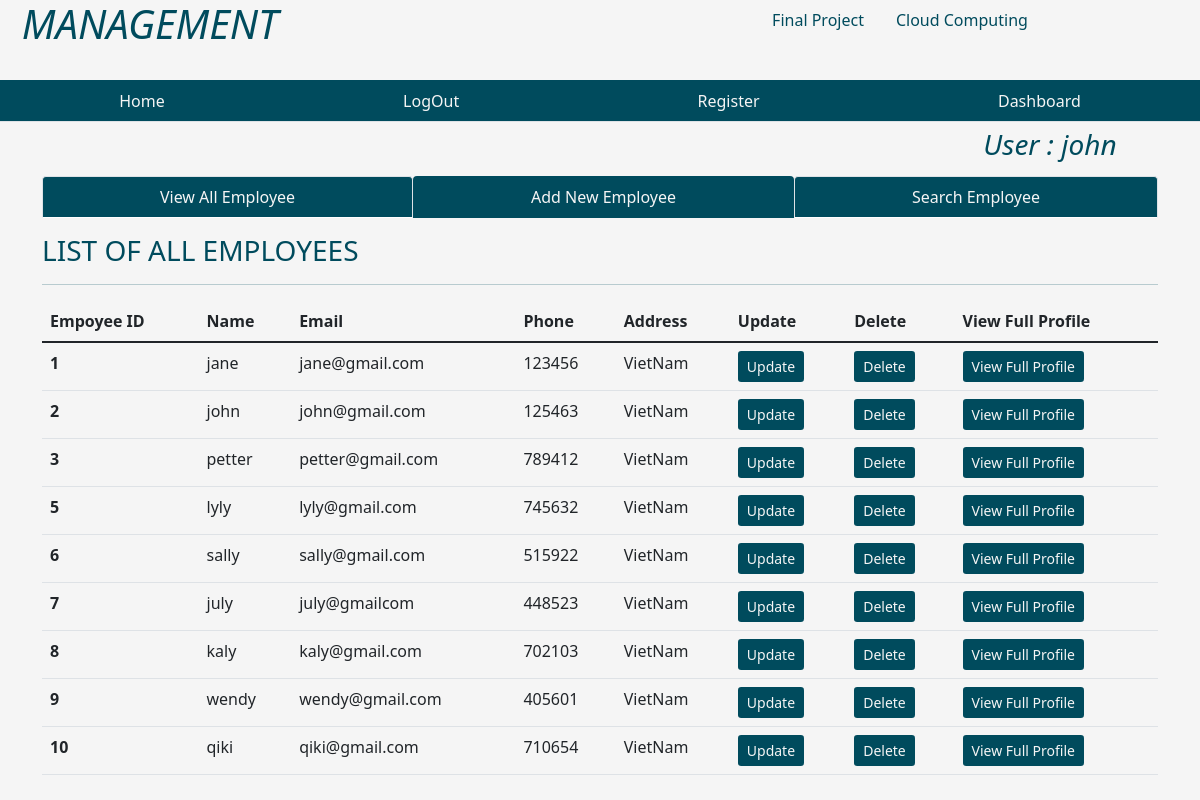
The app's page /dashboard (signed in) with its own data.
### tables this page shows
CREATE TABLE users( id integer primary key AUTOINCREMENT, name text not null, password text not null, admin boolean not null DEFAULT '0');

CREATE TABLE emp ( empid integer primary key AUTOINCREMENT, name text not null, email text, phone integer, address text, joining_date timestamp DEFAULT CURRENT_TIMESTAMP,  total_projects integer default 1, total_test_case integer DEFAULT 1, total_defects_found integer DEFAULT 1, total_defects_pending integer DEFAULT 1 );

### app.py (the view)
@app.route('/dashboard')
def dashboard():
    user = get_current_user()
    db = get_database()
    emp_cur = db.execute('select * from emp')
    allemp = emp_cur.fetchall()
    return render_template('dashboard.html', user = user, allemp = allemp)

### app.py (called while the page is built)
@app.teardown_appcontext
def close_database(error):
    if hasattr(g, 'crudapplication_db'):
        g.crudapplication_db.close()

def get_current_user():
    user = None
    if 'user' in session:
        user = session['user']
        db = get_database()
        user_cur = db.execute('select * from users where name = ?', [user])
        user = user_cur.fetchone()
    return user

### database.py (called while the page is built)
def connect_to_database():
    sql = sqlite3.connect('./crudapplication.db')
    sql.row_factory = sqlite3.Row
    return sql

def get_database():
    if not hasattr(g, 'crudapplication_db'):
        g.crudapplication_db = connect_to_database()
    return g.crudapplication_db

### templates/dashboard.html (shortened to what this page needs)
{% from "showlinks.html" import show_links, showsocialmedialinks %}
<!DOCTYPE html>
<html lang="en">
<head>
    <link href="https://cdn.jsdelivr.net/npm/bootstrap@5.1.3/dist/css/bootstrap.min.css" rel="stylesheet">
    <link rel="stylesheet" href="{{ url_for('static', filename='dashboard.css')}}" type = "text/css">
</head>
<body>
      <div class="parent">
        <div class="child child1">
            <h1 class="text-center"><i>MANAGEMENT</i></h1>
        </div>
        <div class="child child2">
          {{ showsocialmedialinks() }}
        </div>
        <div class="child child3">
          {{ show_links() }}
        </div>
        <div class="child child5">
          {% if user %}
            <h3 class="m-2"><i>User : {{user['name']}}</i></h3>
          {% endif %}
        </div>
        <div class="child child6  container" style="color:rgb(0, 75, 93);">
            <ul class="nav nav-tabs nav-fill mb-3">
                <li class="nav-item">
                  <a class="nav-link active" aria-current="page" href="{{ url_for('dashboard')}}" style=" background-color:rgb(0, 75, 93); color:whitesmoke;">View All Employee</a>
                </li>
                <li class="nav-item">
                  <a class="nav-link" style=" background-color:rgb(0, 75, 93); color:whitesmoke;" href="{{ url_for('addnewemployee')}}">Add New Employee</a>
                </li>
                <li class="nav-item">
                  <a class="nav-link active" aria-current="page" style=" background-color:rgb(0, 75, 93); color:whitesmoke;" href="{{ url_for('searchemployee')}}">Search Employee</a>
                </li>
              </ul>
              <div class="table-responsive-lg caption-top">
                <caption><h3>LIST OF ALL EMPLOYEES</h3></caption>
                <hr>
                <table class="table">
                    <thead>
                        <tr>
                          <th scope="col">Empoyee ID</th>
                          <th scope="col">Name</th>
                          <th scope="col">Email</th>
                          <th scope="col">Phone</th>
                          <th scope="col">Address</th>
                          <th scope="col">Update</th>
                          <th scope="col">Delete</th>
                          <th scope="col">View Full Profile</th>
                        </tr>
                      </thead>
                      {% if session.user %}
                      <tbody>
                        {% for emp in allemp %}
                        <tr>
                          <th scope="row">{{ emp['empid'] }} </th>
                          <td>{{ emp['name'] }}</td>
                          <td>{{ emp['email'] }}</td>
                          <td>{{ emp['phone'] }}</td>
                          <td>{{ emp['address'] }}</td>
                          <td><a class="btn btn-sm" style="background-color:rgb(0, 75, 93); color:whitesmoke;" href="{{ url_for('fetchone', empid = emp['empid'] )}}">Update</a></td>
                          <td><a class="btn btn-sm" style="background-color:rgb(0, 75, 93); color:whitesmoke;" href="{{ url_for('deleteemp', empid = emp['empid'] )}}">Delete</a></td>
                          <td><a class="btn btn-sm" style="background-color:rgb(0, 75, 93); color:whitesmoke;" href="{{ url_for('singleemployee', empid = emp['empid'] )}}">View Full Profile</a></td>
                        </tr>
                        {% endfor %}
                      </tbody>
                      {% endif %}
                </table>
              </div>
        </div>
      </div>
</body>
</html>

### templates/showlinks.html
{% macro  show_links()  %}
<ul class="nav nav-tabs nav-fill" style="background-color:rgb(0, 75, 93);">
    <li class="nav-item">
      <a class="nav-link" style="color:whitesmoke;" href="{{url_for('index')}}">Home</a>
    </li>
    {% if session.user %}
      <li class="nav-item">
        <a class="nav-link"   style="color:whitesmoke;" href="{{url_for('logout')}}">LogOut</a>
      </li>
    {% else %}
      <li class="nav-item">
        <a class="nav-link" style="color:whitesmoke;" href="{{url_for('login')}}">LogIn</a>
      </li>
    {% endif %}
      <li class="nav-item">
        <a class="nav-link" style="color:whitesmoke;" href="{{url_for('register')}}">Register</a>
      </li>
      <li class="nav-item">
        <a class="nav-link" style="color:whitesmoke;" href="{{url_for('dashboard')}}">Dashboard</a>
      </li>
</ul>
{% endmacro %}
  {% macro showsocialmedialinks() %}
  <ul class="nav justify-content-center">
    <li class="nav-item">
      <a class="nav-link"  style="color:rgb(0, 75, 93);"  href="#">Final Project</a>
    </li>
    <li class="nav-item">
      <a class="nav-link"  style="color:rgb(0, 75, 93);" href="#">Cloud Computing</a>
    </li>
  </ul>
  {% endmacro %}

### static/dashboard.css (style rules this page uses)
html, body { height: 100%; background-color:whitesmoke; color:rgb(0, 75, 93); }
.parent { height: 100%; display: grid; grid-template-columns: repeat(4, 1fr); grid-template-rows: 10% 5% 7% auto 7%; }
.child { margin-bottom: 10px; }
.child1 { grid-column: 1/2; grid-row: 1/2; }
.child2 { grid-column: 3/-1; grid-row: 1/2; }
.child3 { grid-column: 1/-1; grid-row: 2/3; }
.child5 { grid-column: 4/5; grid-row: 3/4; text-align: center; }
.child6 { grid-column: 1/-1; grid-row: 4/5; }

### records on screen
users: name "john"
emp: empid "1", name "jane", email "jane@gmail.com", phone "123456", address "VietNam"
emp: empid "2", name "john", email "john@gmail.com", phone "125463", address "VietNam"
emp: empid "3", name "petter", email "petter@gmail.com", phone "789412", address "VietNam"
emp: empid "5", name "lyly", email "lyly@gmail.com", phone "745632", address "VietNam"
emp: empid "6", name "sally", email "sally@gmail.com", phone "515922", address "VietNam"
emp: empid "7", name "july", email "july@gmailcom", phone "448523", address "VietNam"
emp: empid "8", name "kaly", email "kaly@gmail.com", phone "702103", address "VietNam"
emp: empid "9", name "wendy", email "wendy@gmail.com", phone "405601", address "VietNam"
emp: empid "10", name "qiki", email "qiki@gmail.com", phone "710654", address "VietNam"
